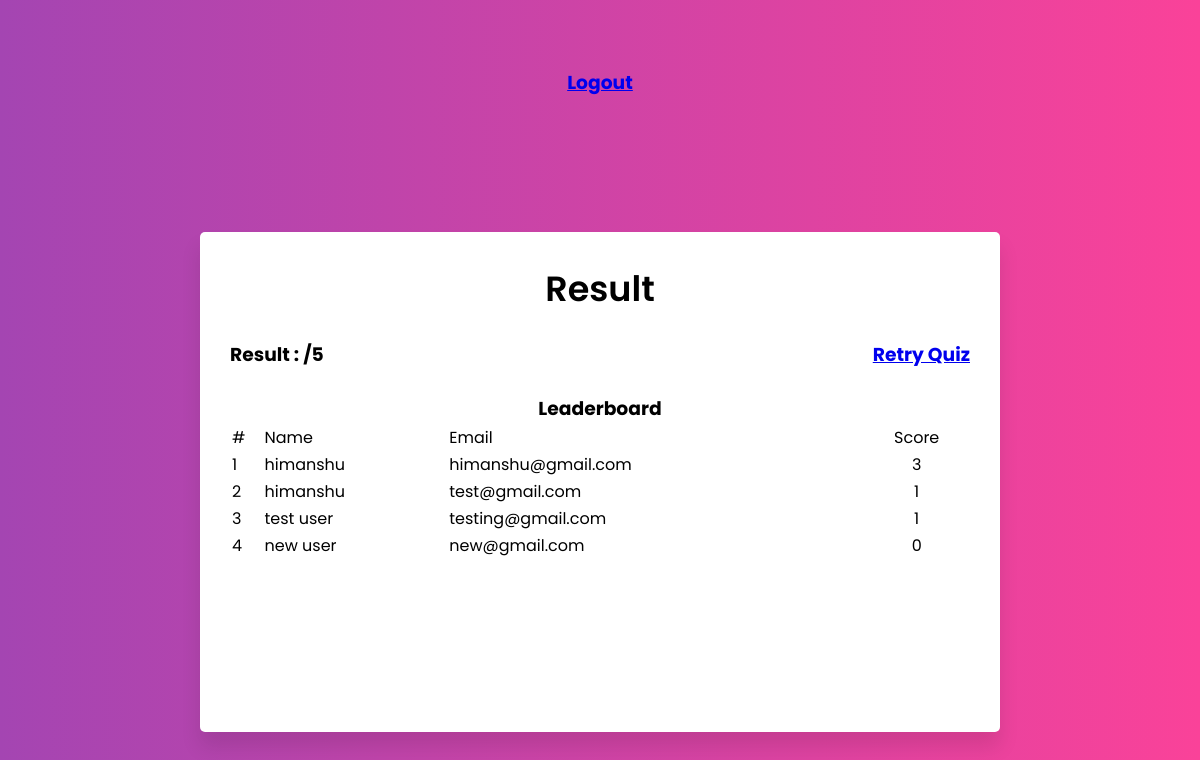
/result.php (signed in), run on the app's committed database.
### tables this page shows
CREATE TABLE `quiz_score` (
  `id` int(11) NOT NULL,
  `user_id` int(11) NOT NULL,
  `score` int(11) NOT NULL,
  `timestamp` timestamp NOT NULL DEFAULT current_timestamp()
);

CREATE TABLE `users` (
  `id` int(11) NOT NULL,
  `name` varchar(111) NOT NULL,
  `email` varchar(111) NOT NULL,
  `password` varchar(111) NOT NULL,
  `created_at` timestamp NOT NULL DEFAULT current_timestamp()
);

### result.php (the view, shortened to what this page needs)
<?php session_start();
$conn=connect();
?>
<!DOCTYPE html>
<html lang="en" dir="ltr">
   <head>
      <link rel="stylesheet" href="css/main.css">
   </head>
   <body>
       <h3><a href="logout.php">Logout</a></h3>
      <div class="wrapper-quiz">
         <div class="title-text">
            <div class="title login">
               Result
            </div>
         </div><br>
         <div class="form-group">
            <h3>Result : <?php if($_GET['r']=='null'){ echo 0;}else{ echo $_GET['r'];}?>/5
       <a href="dashboard.php?ret=0" style="float: right;">Retry Quiz</a>
         </div>
<div class="form-group"> <br>
<center><h3>Leaderboard</h3></center>
<table class="table" width="100%">
   <tr>
      <td>#</td>
      <td>Name</td>
      <td>Email</td>
      <td><center>Score</center></td>
   </tr>
<?php
$query11 = mysqli_query($conn,"SELECT * FROM `quiz_score` LEFT JOIN users ON users.id=quiz_score.user_id ORDER BY score DESC LIMIT 10;");
if (mysqli_num_rows($query11) > 0) { $i=1;
while($score = mysqli_fetch_assoc($query11)) {
?>
   <tr>
      <td><?php echo $i;?></td>
      <td><?php echo $score['name'];?></td>
      <td><?php echo $score['email'];?></td>
      <td><center><?php echo $score['score'];?></center></td>
   </tr>
<?php $i++; } } else { ?>
   <tr>
      <td>No record found</td>
   </tr>
<?php } ?>
</table>
</div>
            </div>
   </body>
</html>

### css/main.css (style rules this page uses)
* { margin: 0; padding: 0; box-sizing: border-box; font-family: 'Poppins', sans-serif; }
html,body { display: grid; height: 100%; width: 100%; place-items: center; background: -webkit-linear-gradient(left, #a445b2, #fa4299); }
.wrapper-quiz { overflow: hidden; width: 800px; height: 500px!important; background: #fff; padding: 30px; border-radius: 5px; box-shadow: 0px 15px 20px rgba(0,0,0,0.1); }
.wrapper-quiz .title-text { display: flex; width: 200%; }
.wrapper-quiz .title { width: 50%; font-size: 35px; font-weight: 600; text-align: center; transition: all 0.6s cubic-bezier(0.68,-0.55,0.265,1.55); }

### data on the page
quiz_score: users.name "himanshu", users.email "himanshu@gmail.com", score "3"
quiz_score: users.name "himanshu", users.email "test@gmail.com", score "1"
quiz_score: users.name "test user", users.email "testing@gmail.com", score "1"
quiz_score: users.name "new user", users.email "new@gmail.com", score "0"
